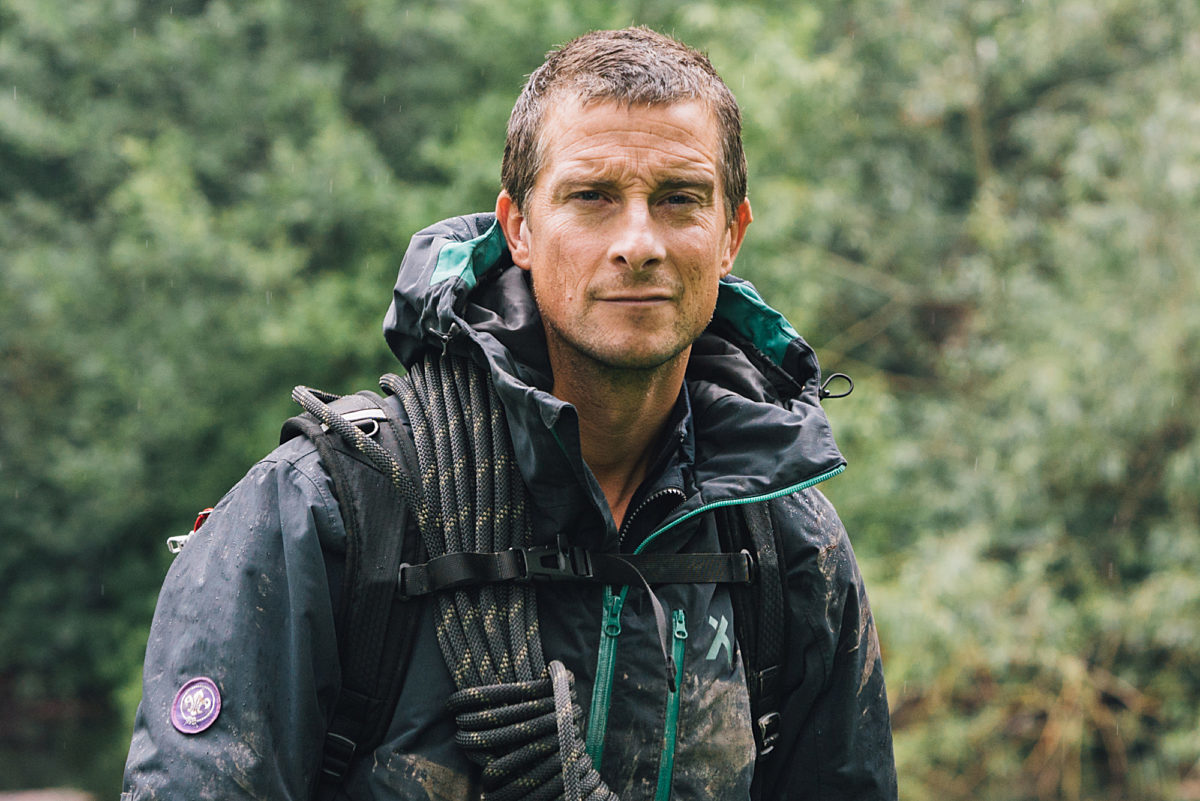
#> input picture Photos/BG.jpg, 1200 x 801 px
$ python masking.py
#> lines starting #> are read from the running program, lines starting #| are printed output that depends on the picture; after the words box and inside, x2 and y2 are one past the last pixel; in counts of white or black regions, pixels touching at a corner belong together
import cv2 as cv
import numpy as np
img = cv.imread('Photos/BG.jpg')
#> img is the input picture: shape (801, 1200, 3); mean B, G, R 88.9, 107.3, 98.9
cv.imshow('Bear', img)
blank =  np.zeros(img.shape[:2], dtype='uint8')
cv.imshow('Blank Image',blank)
mask = cv.circle(blank, (img.shape[1]//2 +30 ,img.shape[0]//2 -90), 200, 255, -1)
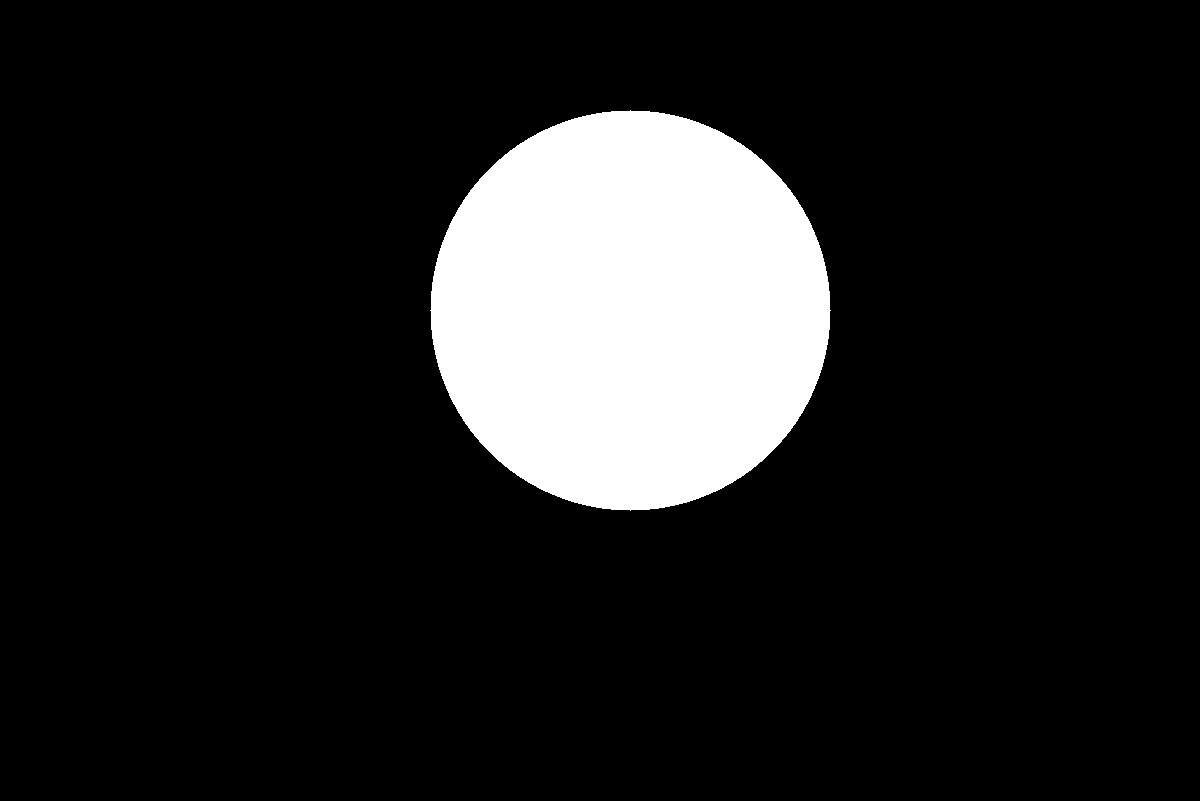
#> blank: shape (801, 1200); 13.1% white; 1 white region, box (x1, y1, x2, y2) and area: (430, 110, 831, 511) 125629
cv.imshow('Mask',mask)
masked = cv.bitwise_and(img,img, mask=mask)
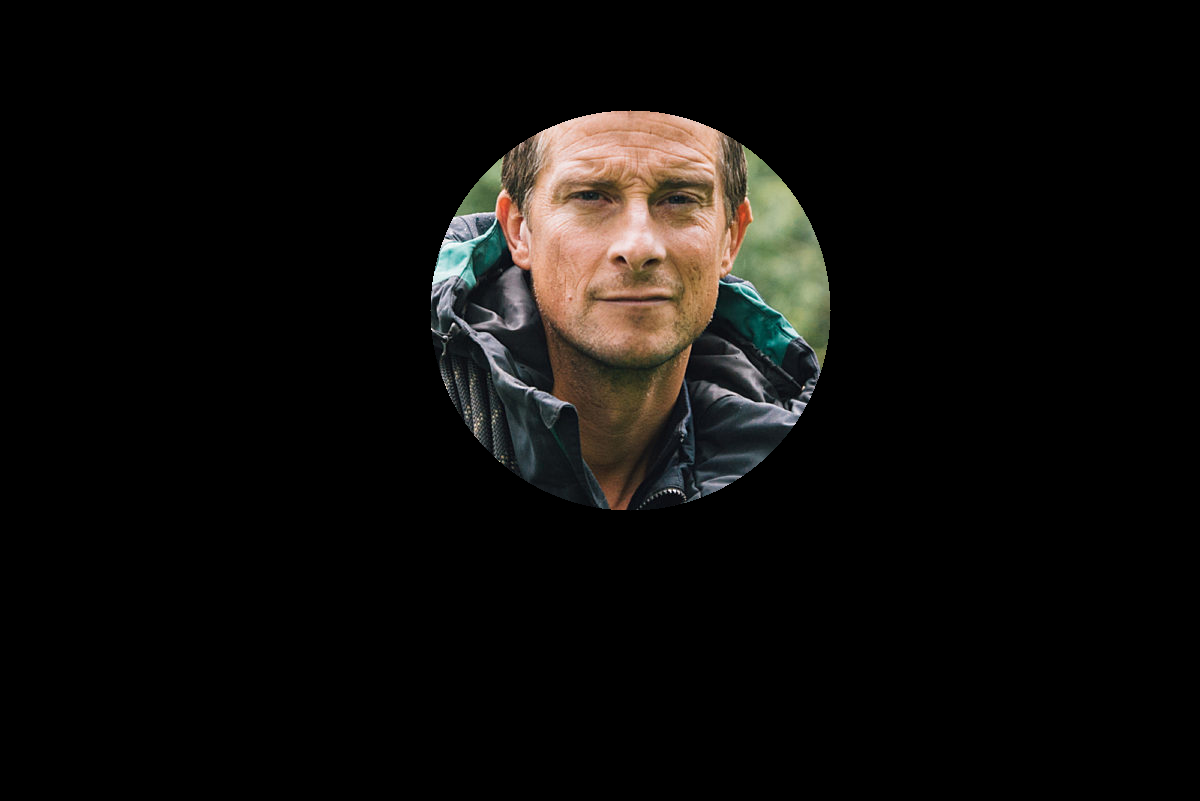
#> masked: shape (801, 1200, 3); mean B, G, R 11.1, 13, 14.6
cv.imshow('Masked Image', masked)
cv.waitKey(0)

$ run again, with Photos/Butterfly.jpg copied over Photos/BG.jpg
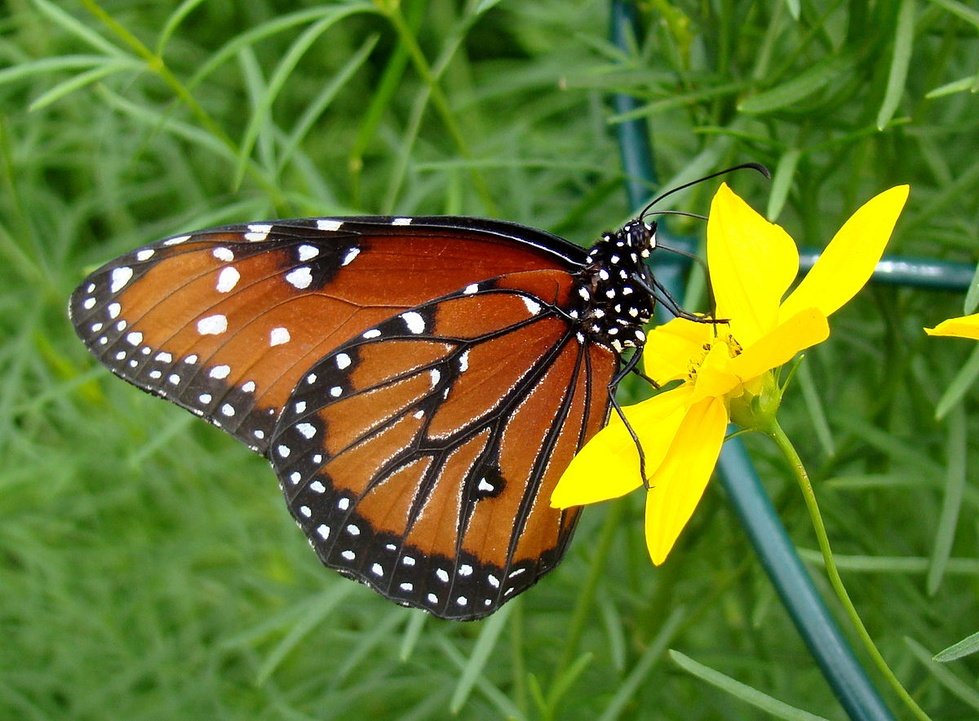
#> input picture Photos/Butterfly.jpg, 979 x 721 px, shrunk from 1200 x 884 before the run
#> img is the input picture: shape (721, 979, 3); mean B, G, R 43.5, 119.4, 98.4
#> `mask = cv.circle(blank, (img.shape[1]//2 +30 ,img.shape[0]//2 -90), 20..`:
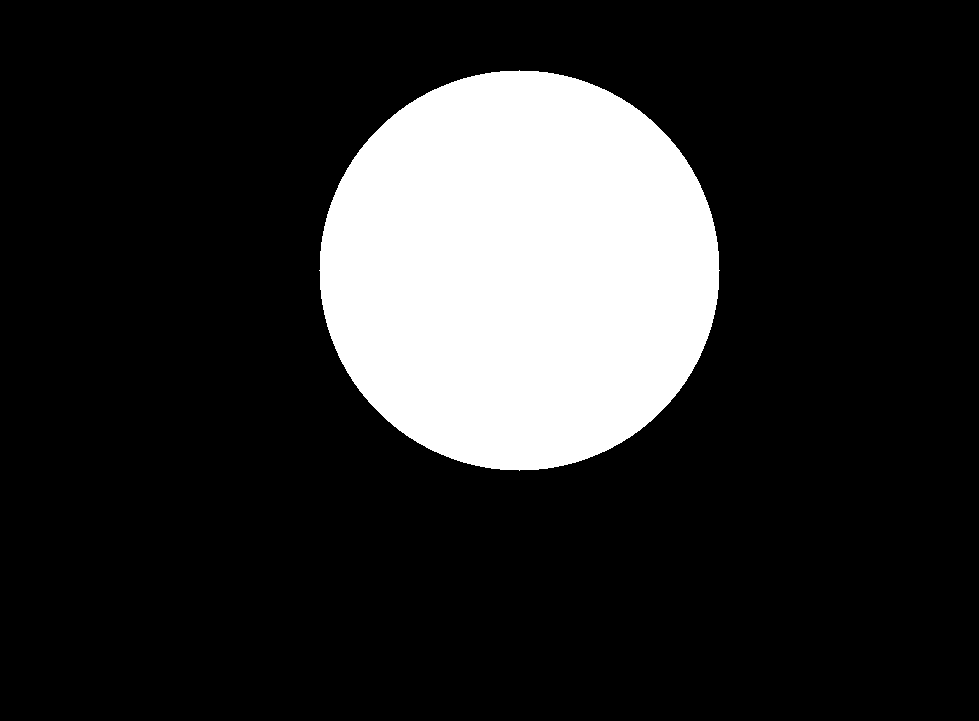
#> blank: shape (721, 979); 17.8% white; 1 white region, box (x1, y1, x2, y2) and area: (319, 70, 720, 471) 125629
#> `masked = cv.bitwise_and(img,img, mask=mask)`:
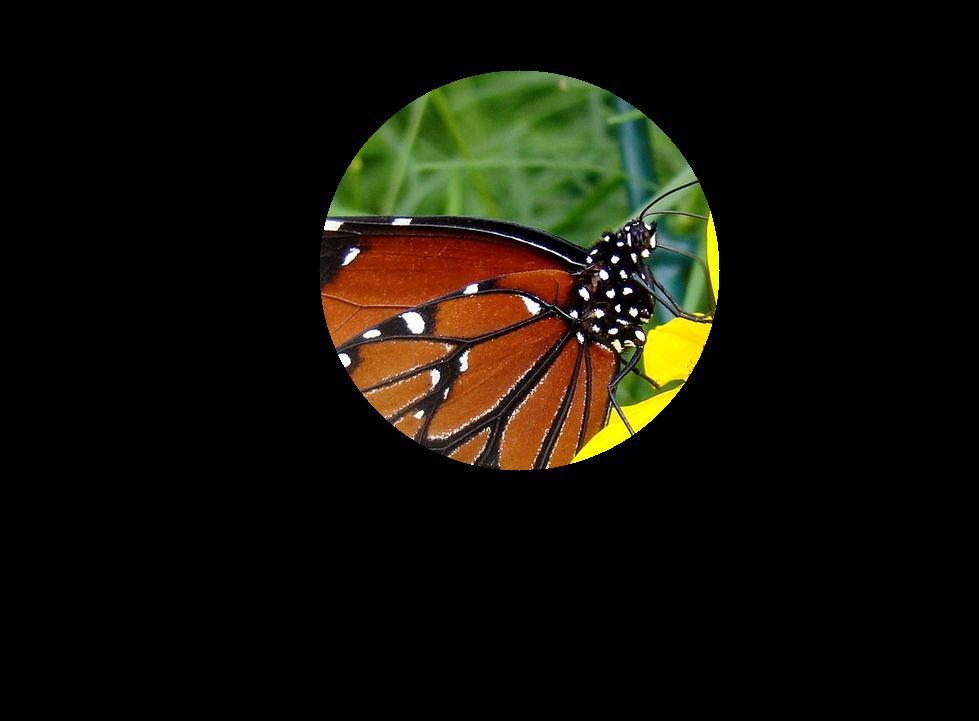
#> masked: shape (721, 979, 3); mean B, G, R 7.4, 16.9, 19

$ run again, with Photos/beargrylls.jpg copied over Photos/BG.jpg
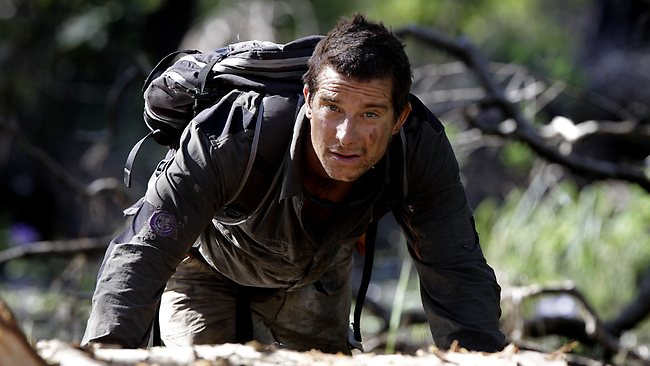
#> input picture Photos/beargrylls.jpg, 650 x 366 px
#> img is the input picture: shape (366, 650, 3); mean B, G, R 67.2, 72, 72.9
#> `mask = cv.circle(blank, (img.shape[1]//2 +30 ,img.shape[0]//2 -90), 20..`:
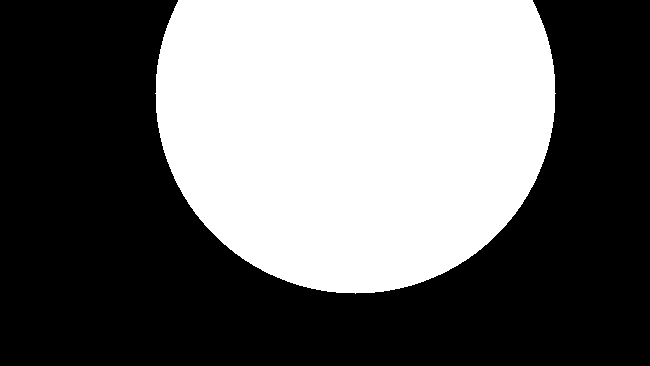
#> blank: shape (366, 650); 41.5% white; 1 white region, box (x1, y1, x2, y2) and area: (155, 0, 556, 294) 98798
#> `masked = cv.bitwise_and(img,img, mask=mask)`:
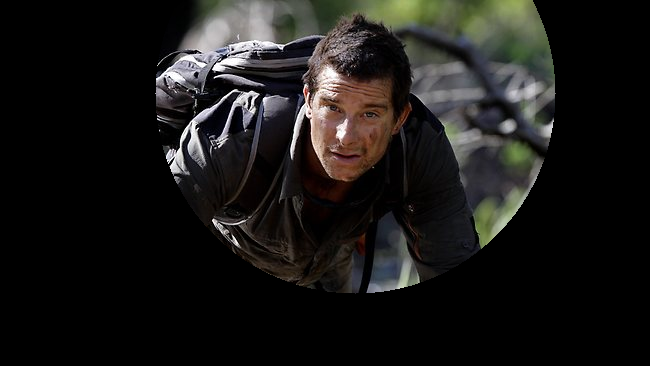
#> masked: shape (366, 650, 3); mean B, G, R 23.4, 25.2, 26.3
